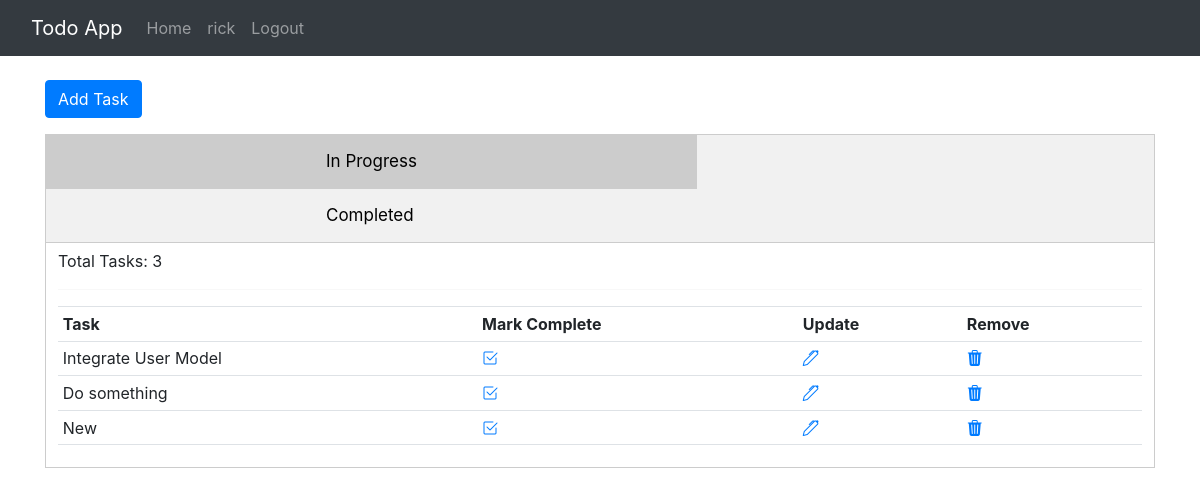
The app's page / (signed in) with its own data.
### todo_app/models.py (models this page shows, shortened)
class Task(models.Model):
    task_user = models.ForeignKey(User, on_delete=models.CASCADE, null=True, blank=True)
    task_name = models.CharField(max_length=200)
    date_created = models.DateTimeField(auto_now=True)
    date_updated = models.DateTimeField(auto_now_add=True)
    is_completed = models.BooleanField(default=False)

### todo_app/views.py (the view)
# urls.py: path('', views.index, name="index"),
@login_required(login_url="todo_app:login")
def index(request):
    user = request.user
    all_tasks = user.task_set.all()
    in_progress_tasks = all_tasks.filter(is_completed=False)
    completed_tasks = all_tasks.filter(is_completed=True)
    context = {
        'in_progress_tasks': in_progress_tasks,
        'completed_tasks': completed_tasks,
    }
    return render(request, 'todo_app/index.html', context)

### todo_app/templates/todo_app/index.html (shortened to what this page needs)
{% extends 'todo_app/base.html' %}
{% block content %}
<div class="input-group mb-3">
  <a href="{% url 'todo_app:add_task' %}"><button class='btn btn-primary'>Add Task</button></a>
</div>
<div class="tab">
    <button class="tablinks" onclick="openCity(event, 'in-progress')" id="defaultOpen">In Progress</button>
    <button class="tablinks" onclick="openCity(event, 'completed')">Completed</button>
  </div>
  <div id="in-progress" class="tabcontent">
      <table class="table table-sm">
        <div>
          <span>Total Tasks: {{ in_progress_tasks.count }}</span>
        </div>
        <hr>
        {% if in_progress_tasks %}
            <tr>
              <th>Task</th>
              <th>Mark Complete</th>
              <th>Update</th>
              <th>Remove</th>
            </tr>
            {% for task in in_progress_tasks %}
              <tr>
                <td>{{ task.task_name }}</td>
                <td>
                  <a href="{% url 'todo_app:mark_complete_or_incomplete' task.id %}">
                  <i class="bi bi-check2-square"></i></a>
                </td>
                <td>
                  <a href="{% url 'todo_app:update_task' task.id %}">
                    <i class="bi bi-pen"></i></a>
                </td>
                <td>
                  <a href="{% url 'todo_app:delete_task' task.id %}">
                    <i class="bi bi-trash3-fill"></i></a>
                </td>
              </tr>
            {% endfor %}
        {% else %}
            <p>No tasks available </p>
        {% endif %}
      </table>
  </div>
{% endblock content %}

### todo_app/templates/todo_app/navbar.html (shortened to what this page needs)
<nav class="navbar navbar-expand-lg bg-dark navbar-dark">
    <div class="container-fluid">
      <a class="navbar-brand" href="#">Todo App</a>
      <div class="collapse navbar-collapse" id="navbarNav">
        <ul class="navbar-nav">
          <li class="nav-item">
            <a class="nav-link" aria-current="page" href="{% url 'todo_app:index' %}">Home</a>
          </li>
          {% if request.user.is_authenticated %}
          <span class="nav-item">
            <a class="nav-link" href="#">{{ request.user }}</a>
          </span>
          <li class="nav-item right">
            <a class="nav-link" href="{% url 'todo_app:logout' %}">Logout</a>
          </li>
          {% else %}
          <li class="nav-item right">
            <a class="nav-link" href="{% url 'todo_app:login' %}">Login</a>
          </li>
          {% endif %}
        </ul>
      </div>
    </div>
  </nav>

### static/css/main.css (style rules this page uses)
.tab { overflow: hidden; border: 1px solid #ccc; background-color: #f1f1f1; }
.tab button { background-color: inherit; float: left; border: none; outline: none; cursor: pointer; padding: 14px 280px; transition: 0.3s; font-size: 17px; }
.tab button.active { background-color: #ccc; }
.tabcontent { display: none; padding: 6px 12px; border: 1px solid #ccc; border-top: none; }

### records on screen
Task: task_name "Integrate User Model"
Task: task_name "Do something"
Task: task_name "New"

### other values on screen
{{ request.user }} "rick"
{{ in_progress_tasks.count }} "3"
